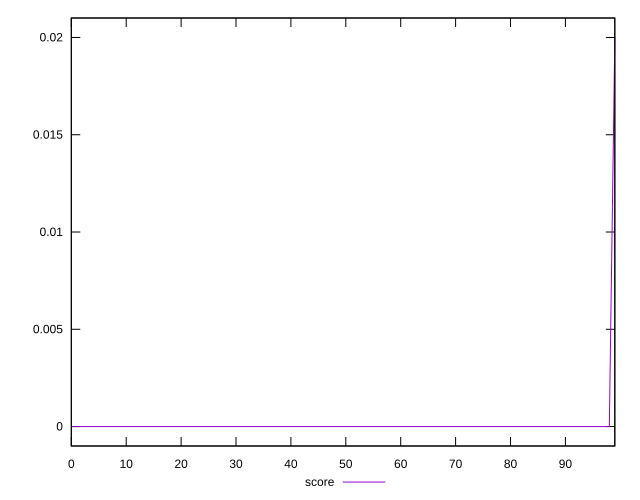

The script that saved this image:
reset

$score <<EOF
0 0
1 0
2 0
3 0
4 0
5 0
6 0
7 0
8 0
9 0
10 0
11 0
12 0
13 0
14 0
15 0
16 0
17 0
18 0
19 0
20 0
21 0
22 0
23 0
24 0
25 0
26 0
27 0
28 0
29 0
30 0
31 0
32 0
33 0
34 0
35 0
36 0
37 0
38 0
39 0
40 0
41 0
42 0
43 0
44 0
45 0
46 0
47 0
48 0
49 0
50 0
51 0
52 0
53 0
54 0
55 0
56 0
57 0
58 0
59 0
60 0
61 0
62 0
63 0
64 0
65 0
66 0
67 0
68 0
69 0
70 0
71 0
72 0
73 0
74 0
75 0
76 0
77 0
78 0
79 0
80 0
81 0
82 0
83 0
84 0
85 0
86 0
87 0
88 0
89 0
90 0
91 0
92 0
93 0
94 0
95 0
96 0
97 0
98 0
99 0.02
EOF

set key outside below
set xrange [0:99]
set yrange [-0.001:0.021]
set trange [-0.001:0.021]
set terminal svg size 640, 500 enhanced background rgb 'white'
set output "reprap/uses-text-compression/samples/pages+cached+noexternal/score/values.svg"

plot $score title "score" with line

reset
